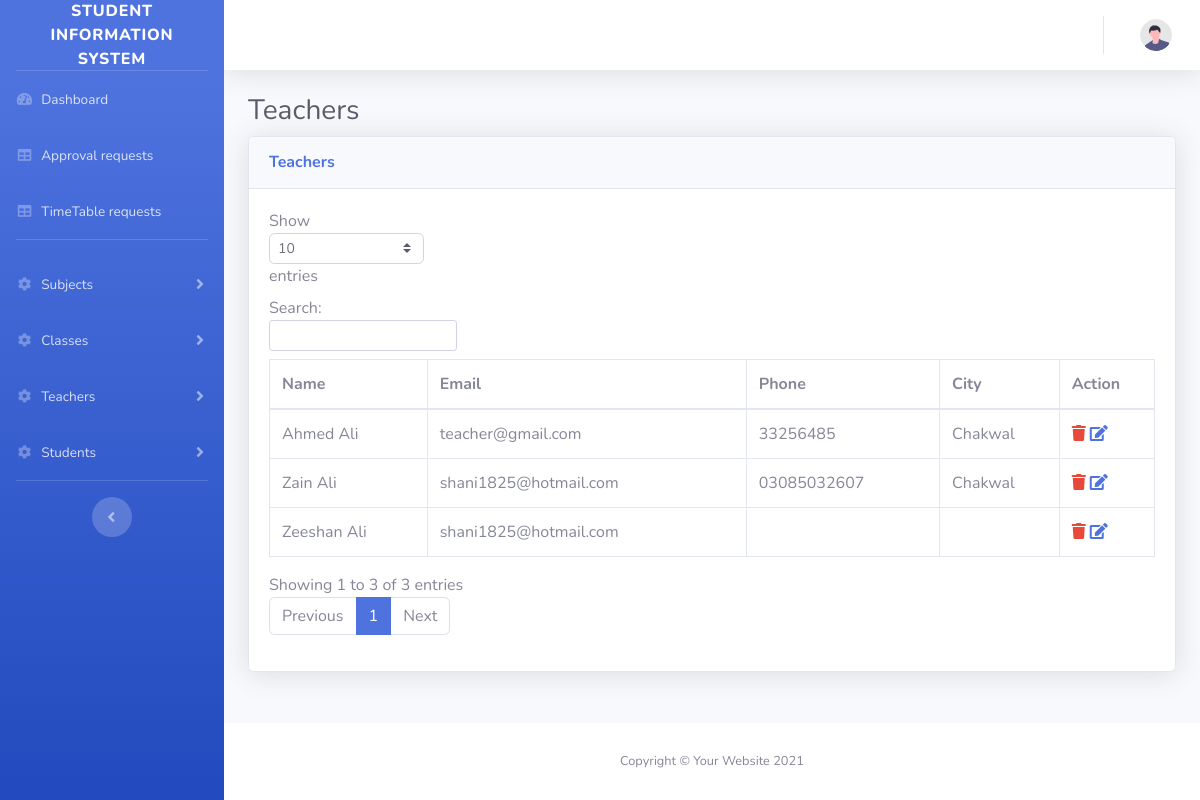
/index.php/admin/teachers, run on the app's committed database.
### tables this page shows
CREATE TABLE `users` (
  `id` int(11) NOT NULL,
  `first_name` text NOT NULL,
  `last_name` text NOT NULL,
  `address` text NOT NULL,
  `status` tinyint(4) NOT NULL COMMENT '0 = not approved, 1 = approved',
  `role` tinyint(4) NOT NULL COMMENT '0 = admin, 1= teacher, 2= student, 3= parent',
  `email` text NOT NULL,
  `password` text NOT NULL,
  `created_at` timestamp NOT NULL DEFAULT current_timestamp(),
  `city` text NOT NULL,
  `phone` text NOT NULL,
  `salary` text NOT NULL,
  `cnic` text NOT NULL,
  `fee` text NOT NULL
);

### application/controllers/Admin.php (called while the page is built, shortened)
<?php
class Admin extends CI_Controller{
    function __construct(){
        $this->load->helper('common_helper');
        $this->load->model('admin_model');
        $this->load->model('teacher_model');
    }
    public function teachers(){
        $teachers = $this->admin_model->get_users(['role' => TEACHER]);
        $data['teachers'] = ($teachers ? $teachers : '');
        $this->load->view('teachers/teacher-listing', $data);
    }
}

### index.php (called while the page is built, shortened)
<?php
require_once BASEPATH.'core/CodeIgniter.php';

### application/models/Admin_model.php (called while the page is built, shortened)
<?php
class Admin_model extends CI_Model{
    function get_users($where = false){
        if($where){
            $this->db->where($where);
        }
        $res = $this->db->get('users');
        if($res->num_rows() > 0){
            return $res->result();
        }else{
            return false;
        }
    }
}

### application/views/teachers/teacher-listing.php (the view, shortened to what this page needs)
<h1 class="h3 mb-2 text-gray-800">Teachers</h1>
<div class="card shadow mb-4">
    <div class="card-header py-3">
        <h6 class="m-0 font-weight-bold text-primary">Teachers</h6>
    </div>
    <div class="card-body">
        <div class="table-responsive">
            <table class="table table-bordered" id="dataTable" width="100%" cellspacing="0">
                <thead>
                    <tr>
                        <th>Name</th>
                        <th>Email</th>
                        <th>Phone</th>
                        <th>City</th>
                        <th>Action</th>
                    </tr>
                </thead>
                <tbody>
                    <?php if($teachers): foreach($teachers as $k => $v): ?>
                        <tr>
                            <td><?= $v->first_name ?> <?= $v->last_name ?></td>
                            <td><?= $v->email ?></td>
                            <td><?= $v->phone ?></td>
                            <td><?= $v->city ?></td>
                            <td>
                                <a class='text-danger' href="<?= base_url("admin/delete_teacher/{$v->id}") ?>"><i class="fa fa-trash"></i></a>
                                <a class='text-primary' href="<?= base_url("admin/edit_teacher/{$v->id}") ?>"><i class="fa fa-edit"></i></a>
                            </td>
                        </tr>
                    <?php endforeach; endif; ?>
                </tbody>
            </table>
        </div>
    </div>
</div>

### data on the page
users: first_name "Ahmed", last_name "Ali", email "teacher@gmail.com", phone "33256485", city "Chakwal"
users: first_name "Zain", last_name "Ali", email "shani1825@hotmail.com", phone "03085032607", city "Chakwal"
users: first_name "Zeeshan", last_name "Ali", email "shani1825@hotmail.com"
